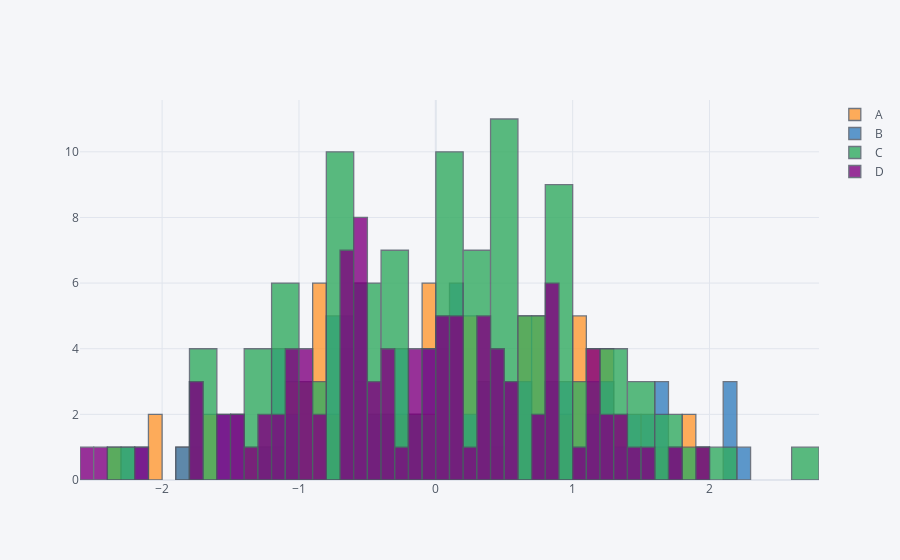

Source (notebook cell):
### Code cell
df.iplot(kind='hist',bins=50)
